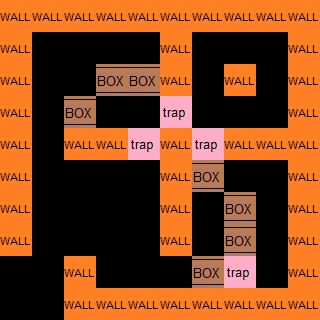

A level layout from a 2D game, rendered from its tile map. Below: a short description, then the map file with tile-grid data replaced by summaries:
An orthogonal 10x10 tile map with 32x32 px tiles, 2 tile layers (Calque de Tile 1, meta), 2 tilesets.

<map version="1.0" orientation="orthogonal" width="10" height="10" tilewidth="32" tileheight="32">
 <tileset firstgid="1" name="min" tilewidth="32" tileheight="32">
  <image source="../tilesets/walls.png" width="256" height="192" />
 </tileset>
 <tileset firstgid="49" name="meta" tilewidth="32" tileheight="32">
  <image source="../tilesets/metaset2.png" width="64" height="64" />
 </tileset>
 <layer name="Calque de Tile 1" width="10" height="10">
  <data>[100 cells, 100 non-empty, 1 distinct tile ids]</data>
 </layer>
 <layer name="meta" width="10" height="10">
  <data>[100 cells, 56 non-empty, 3 distinct tile ids]</data>
 </layer>
</map>
